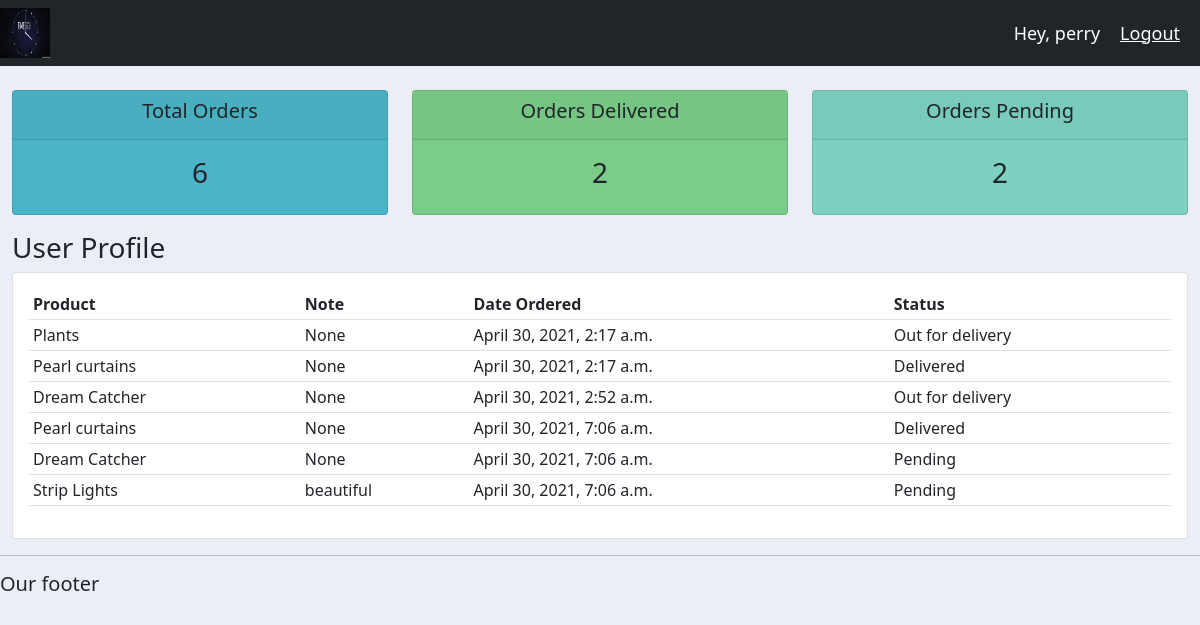
The page /user/ (signed in) on the database its author committed.
### accounts/models.py (models this page shows)
class Order(models.Model):
    STATUS = (
        ('Pending', 'Pending'),
        ('Out for delivery', 'Out for delivery'),
        ('Delivered', 'Delivered'),
    )
    customer = models.ForeignKey(
        Customer, null=True, on_delete=models.SET_NULL)
    product = models.ForeignKey(Product, null=True, on_delete=models.SET_NULL)
    date_created = models.DateTimeField(auto_now_add=True, null=True)
    status = models.CharField(max_length=200, null=True, choices=STATUS)
    note = models.CharField(max_length=1000, null=True)
    def __str__(self):
        return self.product.name

class Product(models.Model):
    CATEGORY = (
        ('Indoor', 'Indoor'),
        ('Out Door', 'Out Door')
    )
    name = models.CharField(max_length=200, null=True)
    price = models.FloatField(null=True)
    category = models.CharField(max_length=200, null=True, choices=CATEGORY)
    description = models.CharField(max_length=200, null=True, blank=True)
    date_created = models.DateTimeField(auto_now_add=True, null=True)
    tags = models.ManyToManyField(Tag)
    def __str__(self):
        return self.name

### accounts/decoraters.py (the view)
        def wrapper_func(request, *args, **kwargs):
            group = None
            if request.user.groups.exists():
                group = request.user.groups.all()[0].name
            if group in allowed_roles:
                return view_func(request, *args, **kwargs)
            else:
                return HttpResponse('You are not authorized to view this page.')

### accounts/decoraters.py (called while the page is built)
def allowed_users(allowed_roles=[]):
    def decorator(view_func):
        def wrapper_func(request, *args, **kwargs):
            group = None
            if request.user.groups.exists():
                group = request.user.groups.all()[0].name
            if group in allowed_roles:
                return view_func(request, *args, **kwargs)
            else:
                return HttpResponse('You are not authorized to view this page.')
        return wrapper_func
    return decorator

### accounts/views.py (called while the page is built)
@login_required(login_url='login')
@allowed_users(allowed_roles=['customer'])
def user_page(request):
    orders = request.user.customer.order_set.all()
    total_orders = orders.count()
    total_delivered = orders.filter(status='Delivered').count()
    total_pending = orders.filter(status='Pending').count()
    print('ORDERS', orders)
    context = {
        'orders': orders,
        'total_orders': total_orders,
        'total_delivered': total_delivered,
        'total_pending': total_pending,
    }
    return render(request, 'accounts/user.html', context)

### accounts/templates/accounts/user.html
{% extends 'accounts/main.html' %}
{% block content %}
{% include 'accounts/status.html' %}
<h3>User Profile</h3>
<div class="row">
    <div class="col">
        <div class="card card-body">
            <table class="table table-sm">
                <tr>
                    <th>Product</th>
                    <th>Note</th>
                    <th>Date Ordered</th>
                    <th>Status</th>
                </tr>
                {% for order in orders %}
                <tr>
                    <td>{{order.product}}</td>
                    <td>{{order.note}}</td>
                    <td>{{order.date_created}}</td>
                    <td>{{order.status}}</td>
                </tr>
                {% endfor %}
            </table>
        </div>
    </div>
</div>
{% endblock content %}

### accounts/templates/accounts/navbar.html (shortened to what this page needs)
{% load static %}
<nav class="navbar navbar-expand-lg navbar-dark bg-dark">
    <img src="{% static 'images/w3.jpg' %} " height="50" width="50">
    <span class="hello-msg">Hey, {{request.user}}</span>
    <span><a class="hello-msg" href="{% url 'logout' %}">Logout</a></span>
</nav>

### static/CSS/main.css (style rules this page uses)
body { background-color: #ebeff5; }

### accounts/templates/accounts/navbar.html (style rules this page uses)
.hello-msg { font-size: 18px; color: #fff; margin-right: 20px }

### rows shown on the page
Order: product "Plants", note "None", date_created "April 30, 2021, 2:17 a.m.", status "Out for delivery"
Order: product "Pearl curtains", note "None", date_created "April 30, 2021, 2:17 a.m.", status "Delivered"
Order: product "Dream Catcher", note "None", date_created "April 30, 2021, 2:52 a.m.", status "Out for delivery"
Order: product "Pearl curtains", note "None", date_created "April 30, 2021, 7:06 a.m.", status "Delivered"
Order: product "Dream Catcher", note "None", date_created "April 30, 2021, 7:06 a.m.", status "Pending"
Order: product "Strip Lights", note "beautiful", date_created "April 30, 2021, 7:06 a.m.", status "Pending"

### other values the page prints
{{ request.user }} "perry"
{{ total_orders }} "6"
{{ total_delivered }} "2"
{{ total_pending }} "2"
